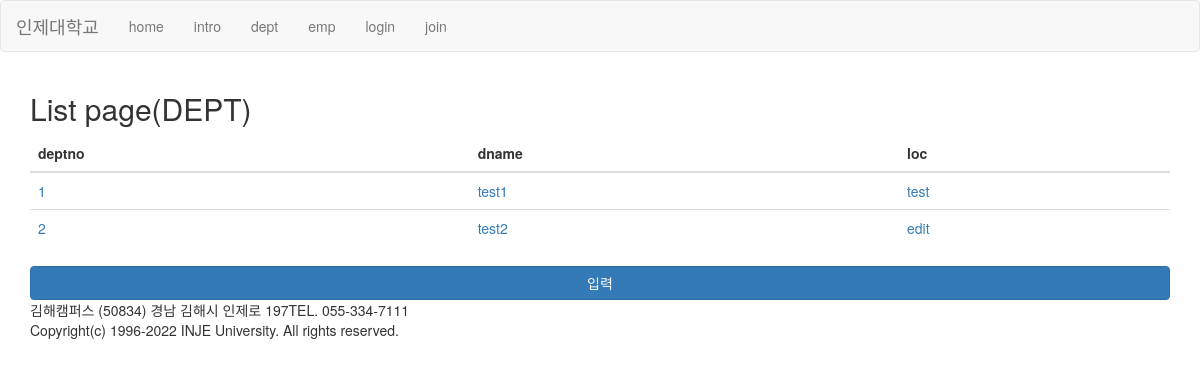
Page /dept/ on the committed database.
### dept/models.py (models this page shows, shortened)
class Dept(models.Model):
    deptno=models.IntegerField(auto_created=True,primary_key=True)
    dname=models.CharField(max_length=10)
    loc=models.TextField()

### dept/views.py (the view)
# urls.py: path('dept/',dept.views.list, name='deptList'),
def list(req):
    result=Dept.objects.all()
    context={'result':result}
    return render(req,'dept/index.html',context)

### templates/dept/index.html
{% extends 'base/template.html'  %}
    {% block content %}
    <h2>List page(DEPT)</h2>
    <table class="table">
        <thead>
            <tr>
                <th>deptno</th>
                <th>dname</th>
                <th>loc</th>
            </tr>
        </thead>
        <tbody>
        {% for row in result %}
            <tr>
                <td><a href="{{row.deptno}}">{{row.deptno}}</a></td>
                <td><a href="{% url 'deptDetail' row.deptno %}">{{row.dname}}</a></td>
                <td><a href="{% url 'deptDetail' row.deptno %}">{{row.loc}}</a></td>
            </tr>
        {% endfor %}
        </tbody>
    </table>
    <a href="add" class="btn btn-primary btn-block" role="button">입력</a>
    {% endblock %}

### rows in the picture
Dept: deptno "1", dname "test1", loc "test"
Dept: deptno "2", dname "test2", loc "edit"
